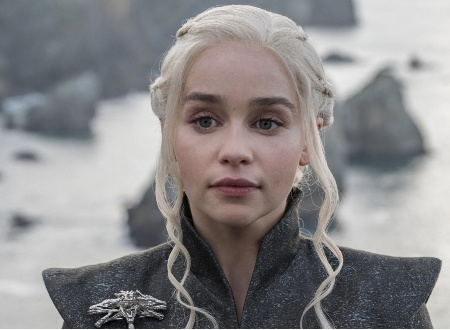
%> input picture Tmunot_HW2/Khaleesi.jpg, 450 x 330 px
$ octave Q1.m   (GNU Octave 9; MATLAB toolbox functions it lacks are replaced by stand-ins)
%> lines starting %> are read from the running program, lines starting %| are printed output that depends on the picture
%Q1
%A
clear all;clc;
k=imread('Khaleesi.jpg');k=rgb2gray(k);
%> further down, k is the input picture: size 330x450x3 uint8; mean R, G, B 139, 137, 137.8
j=imread('JohnSnow.jpg');j=rgb2gray(j);
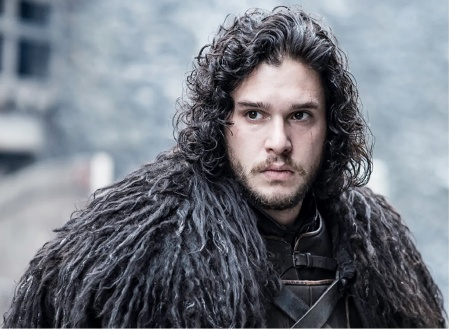
%> input picture Tmunot_HW2/JohnSnow.jpg, 450 x 330 px
%> further down, j is the input picture: size 330x450x3 uint8; mean R, G, B 113.8, 118.2, 126.9
figure(1);
subplot(1,2,1);imshow(k,[]);title ('Khaleesi');
subplot(1,2,2);imshow(j,[]);title('John snow');
%B
fft_j=fft2(j);shift_j=fftshift(fft_j);
fft_k=fft2(k);shift_k=fftshift(fft_k);
amp_j=abs(shift_j);amp_k=abs(shift_k);
%> after `amp_j=abs(shift_j)`:
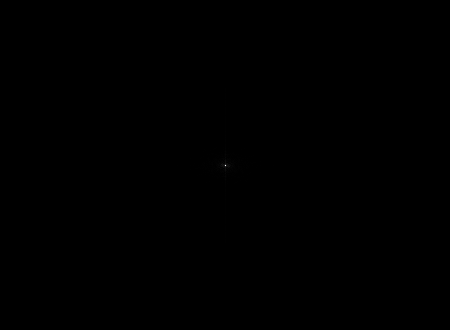
%> amp_j: size 330x450 double; min 7.14, max 17507254, mean 6626.5; drawn with min black and max white
ang_j=angle(shift_j);
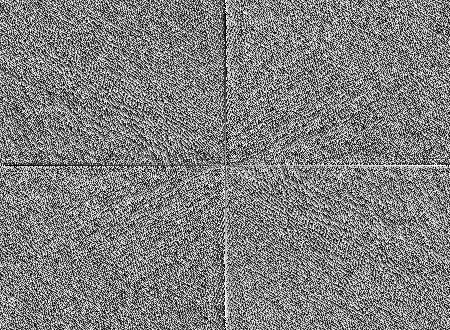
%> ang_j: size 330x450 double; min -3.14, max 3.14, mean 4.23e-05; drawn with min black and max white
ang_k=angle(shift_k);
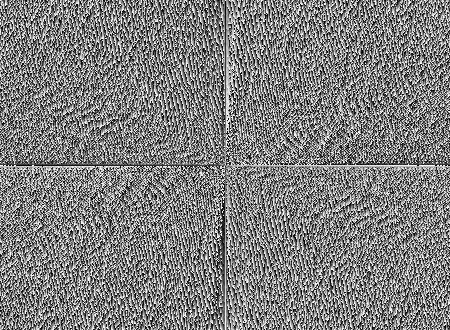
%> ang_k: size 330x450 double; min -3.14, max 3.14, mean 6.35e-05; drawn with min black and max white
figure(2);
subplot(1,2,1);imshow(log10(amp_j+1),[]);title('John"s fft magnitude');
subplot(1,2,2);imshow(log10(amp_k+1),[]);title('Khaleesi"s fft magnitude');
figure(3);
subplot(1,2,1);imshow(ang_j);title('John"s fft phase');
%> after `imshow(ang_j)`:
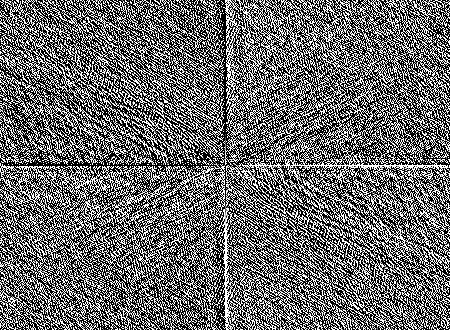
%> displayed picture: size 330x450, on the screen's scale of 0 to 255; min 0, max 255, mean 107.9
subplot(1,2,2);imshow(ang_k);title('Khaleesi"s fft phase');
%> after `imshow(ang_k)`:
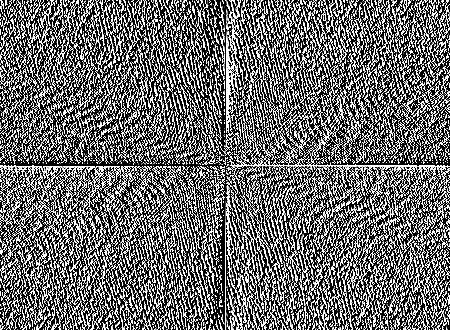
%> displayed picture: size 330x450, on the screen's scale of 0 to 255; min 0, max 255, mean 107.6
%C
amp_j_ang_k=amp_j.*exp(1i*ang_k);
amp_k_ang_j=amp_k.*exp(1i*ang_j);
q1=real(ifft2(amp_j_ang_k));
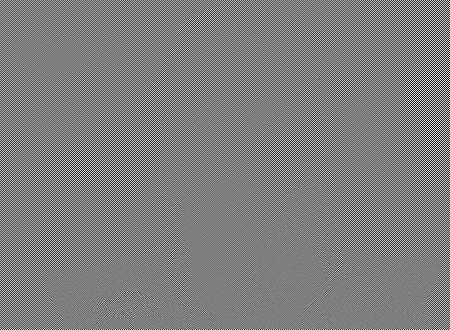
%> q1: size 330x450 double; min -342.4, max 346.9, mean 0; drawn with min black and max white
q2=real(ifft2(amp_k_ang_j));
figure(4);
subplot(1,2,1);imshow(q1,[]);title('Khaleesi Phase  and John Snow Amplitude');
subplot(1,2,2);imshow(q2,[]);title('John Snow Phase and khaleesi Amplitude');
